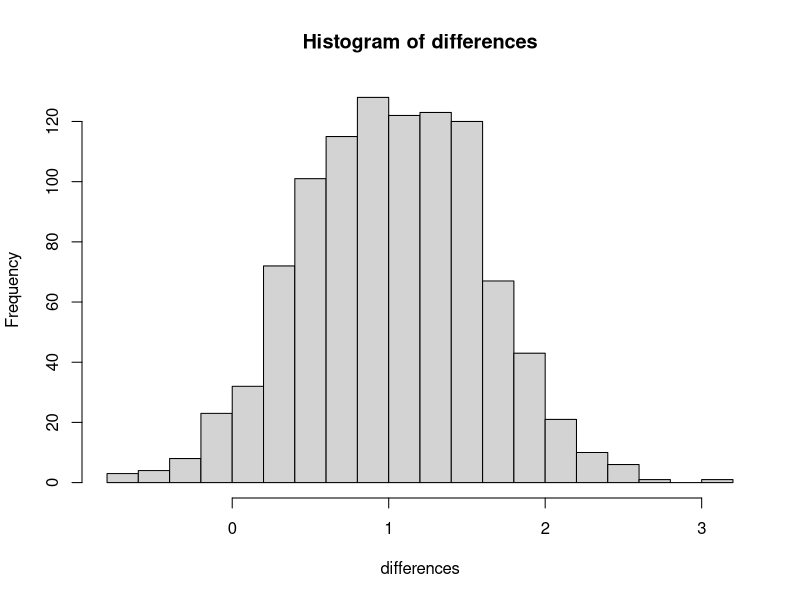
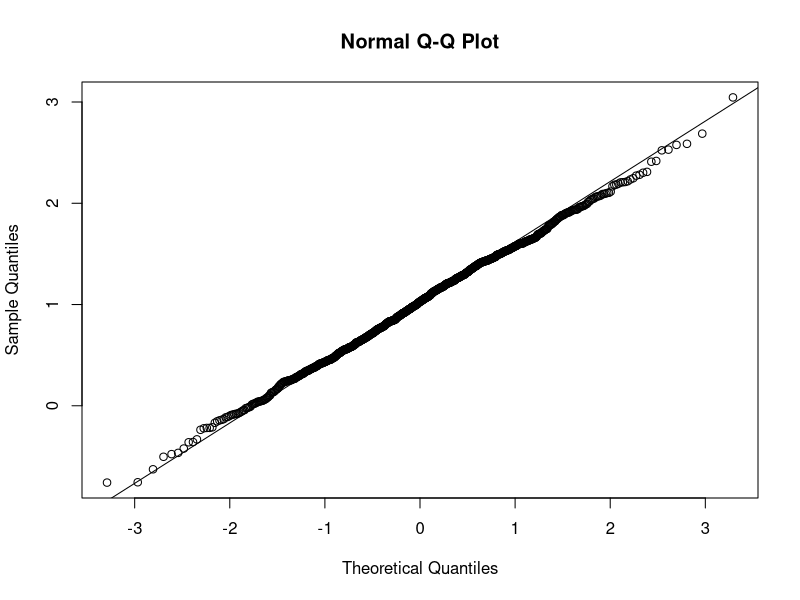
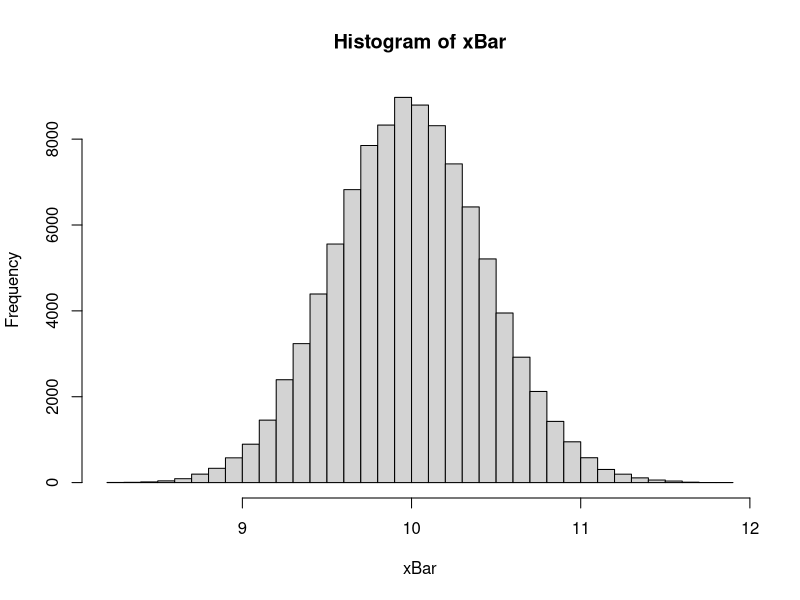
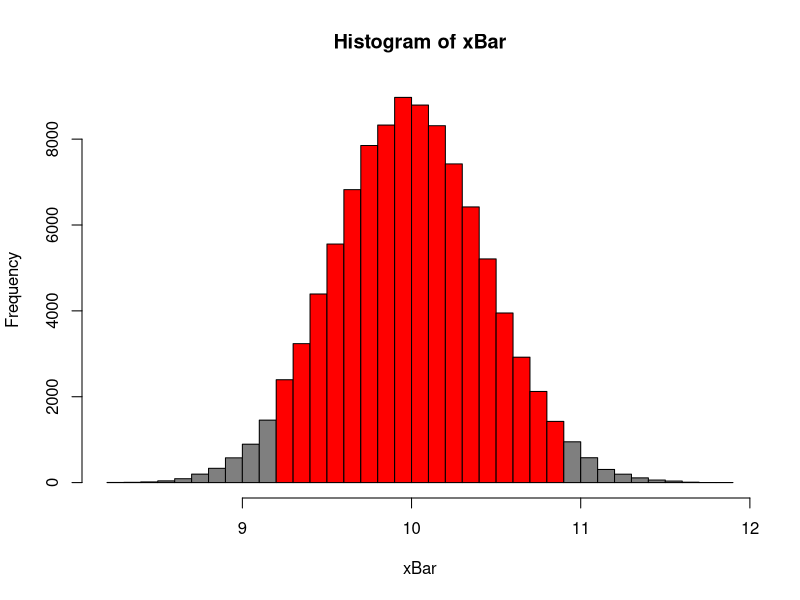

These charts were generated, in order, by the following R code:
## ---- chunk 1
3 + 2
3 - 2
3 * 2
3 / 2
## ---- chunk 2
3 ^ 2
2 ^ (-3)
100 ^ (1 / 2)
sqrt(1 / 2)
exp(1)
## ---- chunk 3
pi
exp(1)
## ---- chunk 4
log(10) # natural log
log10(1000) # base 10 log
log2(8) # base 2 log
log(16, base = 4) # base 4 log
## ---- chunk 5
sin(pi / 2)
cos(0)
## ---- chunk 6
x <- c(1, 3, 5, 7, 8, 9)
x
## ---- chunk 7
y <- 1:20
y
## ---- chunk 8
(z <- seq(1, 2, 0.1))
## ---- chunk 9
x
x[3]
x[1:3]
x[-2]
## ---- chunk 10
x <- 1:10
x + 1
2 * x
2 ^ x
sqrt(x)
log(x)
## ---- chunk 11
x <- 1:9
x
X <- matrix(x, nrow = 3, ncol = 3)
X
Y <- matrix(x, nrow = 3, ncol = 3, byrow = TRUE)
Y
Z <- matrix(0, 2, 4)
Z
X
X[1, 2]
X[1, ]
X[, 2]
X[2, c(1, 3)]
## ---- chunk 12
x <- 1:9
rev(x)
rep(1, 9)
cbind(x, rev(x), rep(1, 9))
rbind(x, rev(x), rep(1, 9))
## ---- chunk 13
x <- 1:9
y <- 9:1
X <- matrix(x, 3, 3)
Y <- matrix(y, 3, 3)
X
Y
## ---- chunk 14
X + Y
X - Y
X * Y
X / Y
## ---- chunk 15
X %*% Y
t(X)
Z <- matrix(c(9, 2, -3, 2, 4, -2, -3, -2, 16), 3, byrow = T)
Z
solve(Z)
X <- matrix(1:6, 2, 3)
X
dim(X)
rowSums(X)
colSums(X)
rowMeans(X)
colMeans(X)
diag(Z)
diag(1:5)
diag(5)
## ---- chunk 16
dnorm(3, mean = 2, sd = 5)
## ---- chunk 17
pnorm(3, mean = 2, sd = 5)
## ---- chunk 18
qnorm(0.975, mean = 2, sd = 5)
## ---- chunk 19
rnorm(10, mean = 2, sd = 5)
## ---- chunk 20
heights <- c(110, 120, 115, 136, 205, 156, 175)
weights <- c(64, 67, 62, 60, 77, 70, 66)
heights < 121 | heights == 156
weights[heights > 150]
## ---- chunk 21
x <- 1
y <- 3
if (x > y) {
  z <- x * y
  print("x is larger than y")
} else {
  z <- x + 5 * y
  print("x is less than or equal to y")
}

z
## ---- chunk 22
x <- 11:15
for (i in 1:5) {
  x[i] <- x[i] + 1
}

x
## ---- chunk 23
x <- 11:15
x <- x + 1
x
## ---- chunk 24
standardize <- function(x) {
  m <- mean(x)
  std <- sd(x)
  result <- (x - m) / std
  result
}
  
x <- rnorm(10, 2, 25)
standardize(x)
## ---- chunk 25
get_sd <- function(y, biased = FALSE) {
  n <- length(y)
  if (biased) {
    std <- sqrt((1 / n) * sum((y - mean(y)) ^ 2))
  } else {
    std <- sqrt((1 / (n - 1)) * sum((y - mean(y)) ^ 2))
  }
  std
}
## ---- chunk 26
x <- c(15.5, 16.2, 16.1, 15.8, 15.6, 16.0, 15.8, 15.9, 16.2)
mean(x)
sd(x)
## ---- chunk 27
t.test(x, alternative = c("two.sided"), conf.level = 0.95)
## ---- chunk 28
tt <- t.test(x, alternative = c("two.sided"), conf.level = 0.95)
tt$conf.int
## ---- chunk 29
qt(0.975, 8)
c(mean(x) - qt(0.975, 8) * sd(x) / sqrt(9),
  mean(x) + qt(0.975, 8) * sd(x) / sqrt(9))
## ---- chunk 30
t.test(x, mu = 16, alternative = c("less"), conf.level = 0.95)
## ---- chunk 31
x <- c(70, 82, 78, 74, 94, 82)
y <- c(64, 72, 60, 76, 72, 80, 84, 68)
t.test(x, y, alternative = c("greater"), var.equal = TRUE)
## ---- chunk 32
sPooled2 <- ((6 - 1) * var(x) + (8 - 1) * var(y)) / (6 + 8 - 2)
sPooled2

test_stat <- (mean(x) - mean(y)) / sqrt(sPooled2 * (1 / 6 + 1 / 8))
test_stat
1 - pt(test_stat, 6 + 8 - 2)
## ---- chunk 33
z <- 1 / sqrt(0.32)
pnorm(z) - pnorm(-z)
## ---- chunk 34
set.seed(42)
sampleSize <- 25
mu1 <- 6
mu2 <- 5
std <- 2

samples <- 1000
count <- 0
differences <- c(1:samples)

for (i in 1:samples) {
  x1 <- rnorm(sampleSize, mu1, std)
  x2 <- rnorm(sampleSize, mu2, std)
  differences[i] <- mean(x1) - mean(x2)
  if ((differences[i] > 0) & (differences[i] < 2)) {
  count <- count + 1
  }
}

count / samples
mean(0 < differences & differences < 2)

hist(differences, breaks = 20)

qqnorm(differences)
qqline(differences)
## ---- chunk 35
sampleSize <- 50
mu <- 10
samples <- 100000
xBar <- rep(0, samples)

for(i in 1:samples){
  xBar[i] <- mean(rpois(sampleSize, lambda = mu))
}

hist(xBar, breaks = 50)

c(mean(xBar), mu)
c(sd(xBar), sqrt(mu) / sqrt(sampleSize))

mean(xBar > mu - 2 * sqrt(mu) / sqrt(sampleSize) &
       xBar < mu + 2 * sqrt(mu) / sqrt(sampleSize))

histgm <- hist(xBar, breaks = 50, plot = FALSE)
plot(
  histgm,
  col = ifelse(
    histgm$breaks > mu - 2 * sqrt(mu) / sqrt(sampleSize) &
      histgm$breaks < mu + 2 * sqrt(mu) / sqrt(sampleSize),
    "red",
    "gray50"
  )
)
